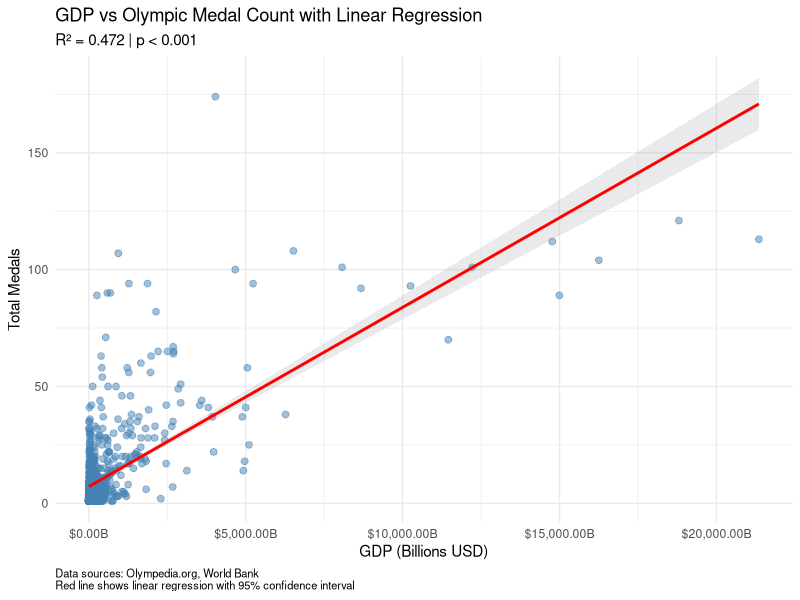
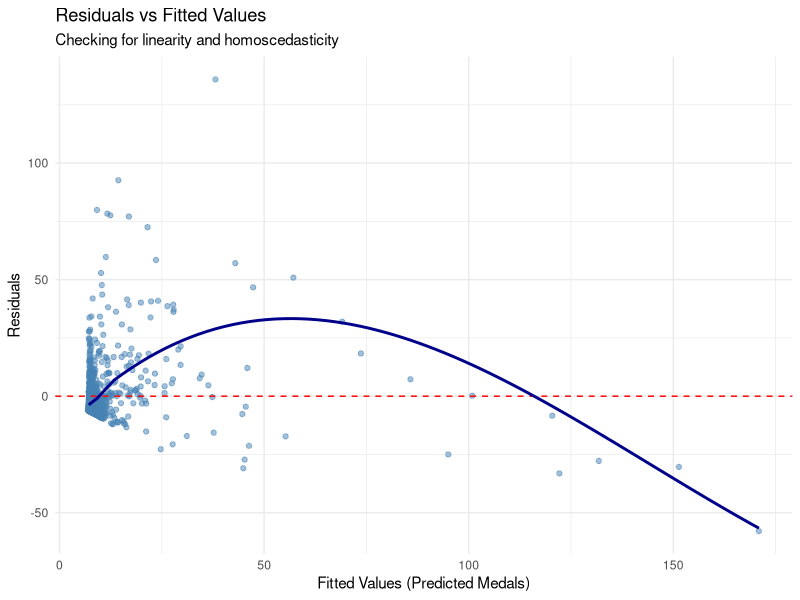
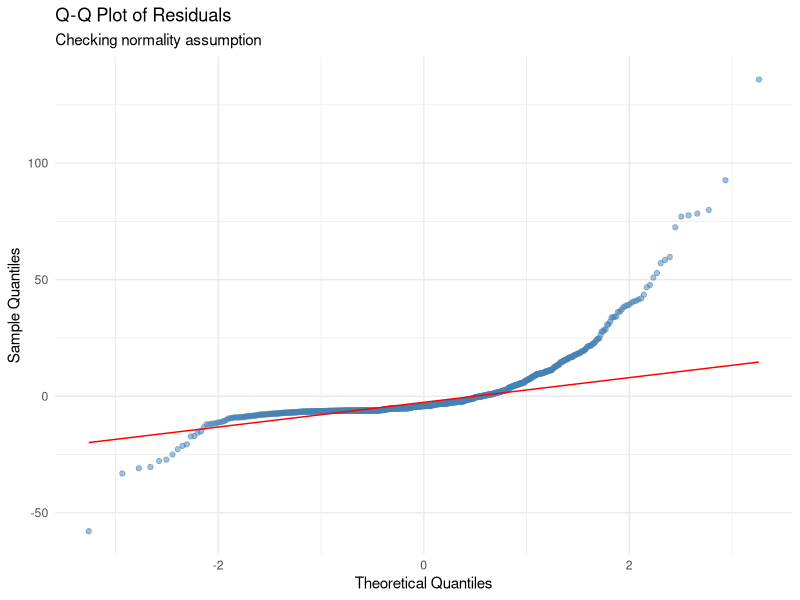
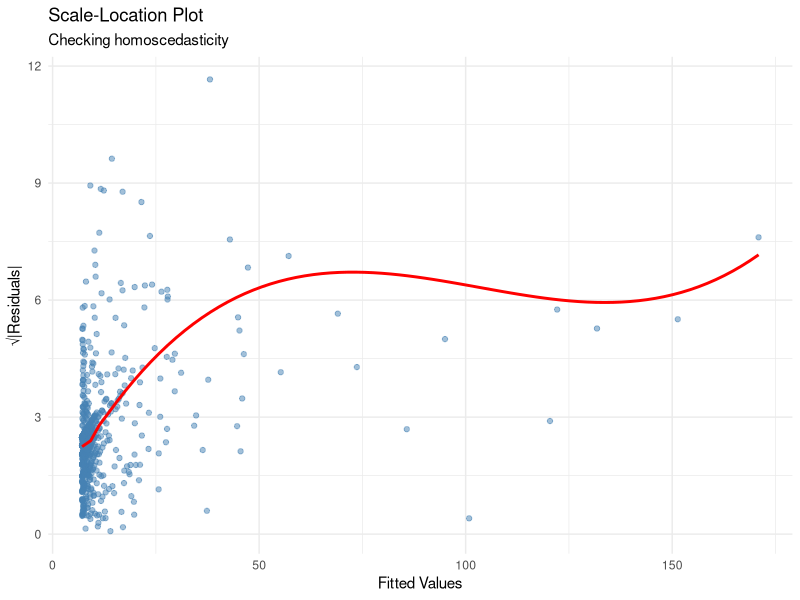
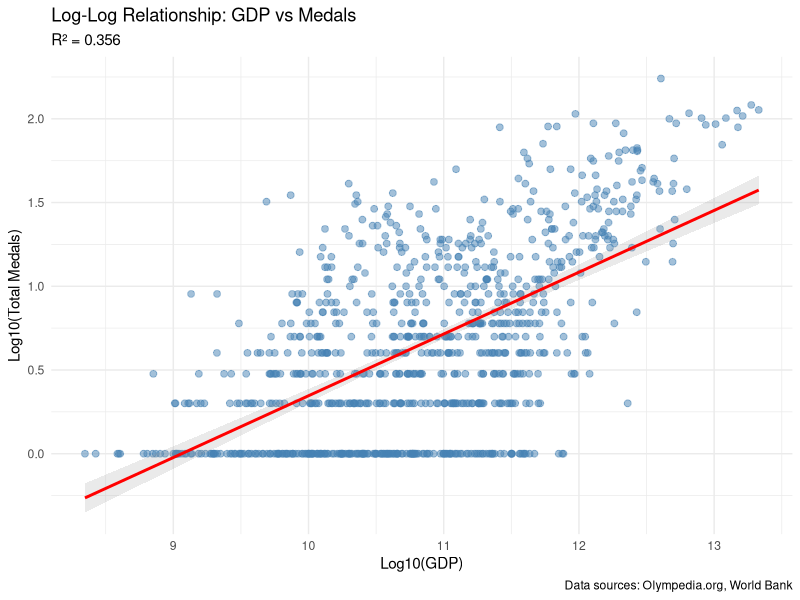

Write the R code that produced these figures, in order. (Note: this script raises an error after producing the figures.)
# Regression Analysis Script
# Purpose: Quantify the relationship between GDP and Olympic medals
# Data: olympics_gdp_merged.csv

library(tidyverse)
library(broom)  # For tidy model outputs

# Load data
olympics_gdp <- read_csv("data/processed/olympics_gdp_merged.csv")


# ============================================================================
# SIMPLE LINEAR REGRESSION: Total_Medals ~ GDP
# ============================================================================

cat("=== SIMPLE LINEAR REGRESSION ===\n\n")

# Fit the model
model_linear <- lm(Total_Medals ~ GDP, data = olympics_gdp)

# Display summary
summary(model_linear)

# Extract key statistics
model_stats <- glance(model_linear)
cat("\nModel Statistics:\n")
print(model_stats)

# Extract coefficients
coefficients <- tidy(model_linear)
cat("\nCoefficients:\n")
print(coefficients)

# Interpretation
intercept <- coefficients$estimate[1]
slope <- coefficients$estimate[2]
r_squared <- model_stats$r.squared

cat("\n=== INTERPRETATION ===\n")
cat("Intercept:", round(intercept, 3), "\n")
cat("Slope:", format(slope, scientific = TRUE), "\n")
cat("R-squared:", round(r_squared, 3), "\n")
cat("Adjusted R-squared:", round(model_stats$adj.r.squared, 3), "\n")
cat("P-value:", format(model_stats$p.value, scientific = TRUE), "\n\n")

cat("Interpretation:\n")
cat("- For every $1 billion increase in GDP, we expect approximately",
    round(slope * 1e9, 4), "additional medals\n")
cat("- GDP explains", round(r_squared * 100, 1), "% of the variance in medal counts\n")
cat("- The relationship is statistically significant (p < 0.001)\n\n")

# ============================================================================
# ENHANCED SCATTERPLOT WITH REGRESSION LINE
# ============================================================================

cat("=== CREATING VISUALIZATION: GDP vs Medals with Regression ===\n")

# Add predictions to data
olympics_gdp <- olympics_gdp %>%
  mutate(
    predicted_medals = predict(model_linear),
    residuals = residuals(model_linear)
  )

# Create scatterplot with regression line
p_regression <- ggplot(olympics_gdp, aes(x = GDP, y = Total_Medals)) +
  geom_point(alpha = 0.5, color = "steelblue", size = 2) +
  geom_smooth(method = "lm", color = "red", se = TRUE, alpha = 0.2) +
  scale_x_continuous(labels = scales::dollar_format(scale = 1e-9, suffix = "B")) +
  labs(
    title = "GDP vs Olympic Medal Count with Linear Regression",
    subtitle = paste0("R² = ", round(r_squared, 3), " | p < 0.001"),
    x = "GDP (Billions USD)",
    y = "Total Medals",
    caption = "Data sources: Olympedia.org, World Bank\nRed line shows linear regression with 95% confidence interval"
  ) +
  theme_minimal() +
  theme(plot.caption = element_text(hjust = 0, size = 8))

ggsave("figures/gdp_vs_medals_regression.png", p_regression, 
       width = 10, height = 7, dpi = 300)
cat("✓ Saved gdp_vs_medals_regression.png\n\n")

# ============================================================================
# MODEL DIAGNOSTICS
# ============================================================================

cat("=== MODEL DIAGNOSTICS ===\n\n")

# 1. Residuals vs Fitted
p_resid_fitted <- ggplot(olympics_gdp, aes(x = predicted_medals, y = residuals)) +
  geom_point(alpha = 0.5, color = "steelblue") +
  geom_hline(yintercept = 0, linetype = "dashed", color = "red") +
  geom_smooth(se = FALSE, color = "darkblue") +
  labs(
    title = "Residuals vs Fitted Values",
    subtitle = "Checking for linearity and homoscedasticity",
    x = "Fitted Values (Predicted Medals)",
    y = "Residuals"
  ) +
  theme_minimal()

ggsave("figures/residuals_vs_fitted.png", p_resid_fitted, 
       width = 8, height = 6, dpi = 300)
cat("✓ Saved residuals_vs_fitted.png\n")

# 2. Q-Q Plot (normality of residuals)
p_qq <- ggplot(olympics_gdp, aes(sample = residuals)) +
  stat_qq(alpha = 0.5, color = "steelblue") +
  stat_qq_line(color = "red") +
  labs(
    title = "Q-Q Plot of Residuals",
    subtitle = "Checking normality assumption",
    x = "Theoretical Quantiles",
    y = "Sample Quantiles"
  ) +
  theme_minimal()

ggsave("figures/qq_plot.png", p_qq, width = 8, height = 6, dpi = 300)
cat("✓ Saved qq_plot.png\n")

# 3. Scale-Location plot
olympics_gdp <- olympics_gdp %>%
  mutate(sqrt_abs_resid = sqrt(abs(residuals)))

p_scale_location <- ggplot(olympics_gdp, aes(x = predicted_medals, y = sqrt_abs_resid)) +
  geom_point(alpha = 0.5, color = "steelblue") +
  geom_smooth(se = FALSE, color = "red") +
  labs(
    title = "Scale-Location Plot",
    subtitle = "Checking homoscedasticity",
    x = "Fitted Values",
    y = "√|Residuals|"
  ) +
  theme_minimal()

ggsave("figures/scale_location.png", p_scale_location, 
       width = 8, height = 6, dpi = 300)
cat("✓ Saved scale_location.png\n\n")

# ============================================================================
# LOG-TRANSFORMED MODEL
# ============================================================================

cat("=== LOG-TRANSFORMED MODEL ===\n\n")

# Add small constant to handle zeros (though we have none in our data)
olympics_gdp <- olympics_gdp %>%
  mutate(
    log_GDP = log10(GDP),
    log_Medals = log10(Total_Medals)
  )

# Fit log-log model
model_log <- lm(log_Medals ~ log_GDP, data = olympics_gdp)

summary(model_log)

# Extract statistics
model_log_stats <- glance(model_log)
cat("\nLog-Log Model Statistics:\n")
print(model_log_stats)

coefficients_log <- tidy(model_log)
cat("\nLog-Log Coefficients:\n")
print(coefficients_log)

# Compare models
cat("\n=== MODEL COMPARISON ===\n")
cat("Linear Model R²:", round(model_stats$r.squared, 4), "\n")
cat("Log-Log Model R²:", round(model_log_stats$r.squared, 4), "\n")
cat("Linear Model AIC:", round(AIC(model_linear), 2), "\n")
cat("Log-Log Model AIC:", round(AIC(model_log), 2), "\n\n")

if(model_log_stats$r.squared > model_stats$r.squared) {
  cat("✓ Log-log model provides better fit (higher R²)\n")
} else {
  cat("✓ Linear model provides better fit (higher R²)\n")
}

# Visualize log-log relationship
p_log <- ggplot(olympics_gdp, aes(x = log_GDP, y = log_Medals)) +
  geom_point(alpha = 0.5, color = "steelblue", size = 2) +
  geom_smooth(method = "lm", color = "red", se = TRUE, alpha = 0.2) +
  labs(
    title = "Log-Log Relationship: GDP vs Medals",
    subtitle = paste0("R² = ", round(model_log_stats$r.squared, 3)),
    x = "Log10(GDP)",
    y = "Log10(Total Medals)",
    caption = "Data sources: Olympedia.org, World Bank"
  ) +
  theme_minimal()

ggsave("figures/log_gdp_vs_log_medals.png", p_log, 
       width = 10, height = 7, dpi = 300)
cat("\n✓ Saved log_gdp_vs_log_medals.png\n\n")

# ============================================================================
# SAVE MODEL OUTPUTS
# ============================================================================

cat("=== SAVING MODEL OUTPUTS ===\n")

# Save augmented data with predictions and residuals
write_csv(olympics_gdp, "data/processed/olympics_gdp_with_residuals.csv")
cat("✓ Saved olympics_gdp_with_residuals.csv\n")

# Save model summaries
model_summary <- bind_rows(
  model_stats %>% mutate(model = "Linear"),
  model_log_stats %>% mutate(model = "Log-Log")
) %>%
  select(model, r.squared, adj.r.squared, sigma, AIC, p.value)

write_csv(model_summary, "figures/model_comparison.csv")
cat("✓ Saved model_comparison.csv\n")

# Save coefficients
coefficients_summary <- bind_rows(
  coefficients %>% mutate(model = "Linear"),
  coefficients_log %>% mutate(model = "Log-Log")
)

write_csv(coefficients_summary, "figures/regression_coefficients.csv")
cat("✓ Saved regression_coefficients.csv\n")

cat("\n=== REGRESSION ANALYSIS COMPLETE ===\n")
cat("✓ Linear regression model fitted\n")
cat("✓ Log-log model fitted and compared\n")
cat("✓ Diagnostic plots created\n")
cat("✓ Model outputs saved\n")